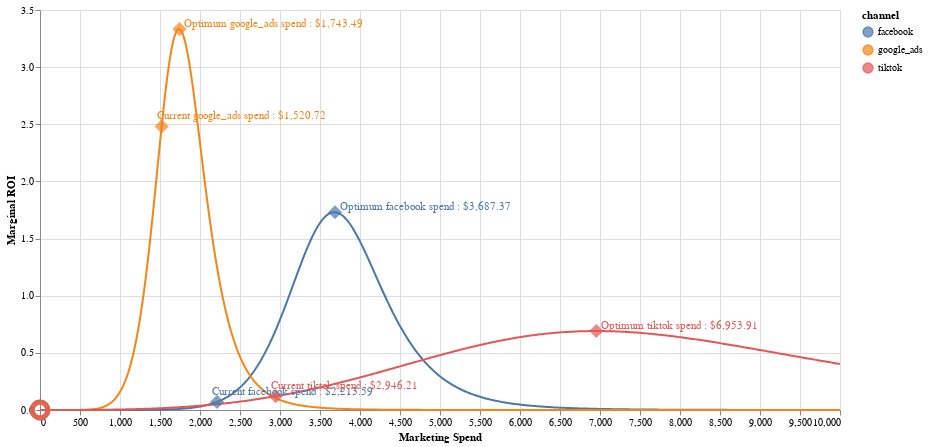

The notebook cell this image was saved under:
### Code cell
# Don't forget to call the created items!!!
chart = curves + opt_points + opt_labels + current_points + current_labels + fb_point + gg_point + tt_point
chart

### Figure 1 — Vega-Lite specification as saved in the notebook (floating-point values rounded to 4 significant figures; data arrays with more than 128 entries replaced by an {"elided": "..."} marker saying what was removed)
{"config": {"view": {"continuousWidth": 300, "continuousHeight": 300}}, "layer": [{"mark": {"type": "line"}, "encoding": {"color": {"field": "channel", "type": "nominal"}, "x": {"field": "spend", "title": "Marketing Spend", "type": "quantitative"}, "y": {"field": "sat_curve_pts", "title": "Marginal ROI", "type": "quantitative"}}}, {"mark": {"type": "point", "filled": true, "shape": "diamond", "size": 200}, "encoding": {"color": {"field": "channel", "type": "nominal"}, "tooltip": [{"field": "channel", "title": "Channel", "type": "nominal"}, {"field": "spend", "format": "$.2f", "title": "Spend", "type": "quantitative"}, {"field": "sat_curve_pts", "format": "$.2f", "title": "Marginal ROI", "type": "quantitative"}], "x": {"field": "spend", "type": "quantitative"}, "y": {"field": "sat_curve_pts", "type": "quantitative"}}, "transform": [{"window": [{"op": "max", "field": "sat_curve_pts", "as": "max_sat"}], "frame": [null, null], "groupby": ["channel"]}, {"filter": "(datum.sat_curve_pts === datum.max_sat)"}, {"calculate": "\"Optimum \" + datum.channel + \" spend : \" + format(datum.spend, \"$,.2f\")", "as": "label_text"}]}, {"mark": {"type": "text", "align": "left", "dx": 5, "dy": -5}, "encoding": {"color": {"field": "channel", "type": "nominal"}, "text": {"field": "label_text", "type": "nominal"}, "tooltip": [{"field": "channel", "title": "Channel", "type": "nominal"}, {"field": "spend", "format": "$.2f", "title": "Spend", "type": "quantitative"}, {"field": "sat_curve_pts", "format": "$.2f", "title": "Marginal ROI", "type": "quantitative"}], "x": {"field": "spend", "type": "quantitative"}, "y": {"field": "sat_curve_pts", "type": "quantitative"}}, "transform": [{"window": [{"op": "max", "field": "sat_curve_pts", "as": "max_sat"}], "frame": [null, null], "groupby": ["channel"]}, {"filter": "(datum.sat_curve_pts === datum.max_sat)"}, {"calculate": "\"Optimum \" + datum.channel + \" spend : \" + format(datum.spend, \"$,.2f\")", "as": "label_text"}]}, {"data": {"name": "data-747ad814290c60273d926a1048519e43"}, "mark": {"type": "point", "filled": true, "shape": "diamond", "size": 200}, "encoding": {"color": {"field": "channel", "type": "nominal"}, "tooltip": [{"field": "channel", "title": "Channel", "type": "nominal"}, {"field": "spend", "format": "$.2f", "title": "Spend", "type": "quantitative"}, {"field": "sat_curve_pts", "format": "$.2f", "title": "Marginal ROI", "type": "quantitative"}], "x": {"field": "spend", "type": "quantitative"}, "y": {"field": "sat_curve_pts", "type": "quantitative"}}, "transform": [{"calculate": "\"Current \" + datum.channel + \" spend : \" + format(datum.spend, \"$,.2f\")", "as": "label_text"}]}, {"data": {"name": "data-747ad814290c60273d926a1048519e43"}, "mark": {"type": "text", "align": "left", "dx": -5, "dy": -10}, "encoding": {"color": {"field": "channel", "type": "nominal"}, "text": {"field": "label_text", "type": "nominal"}, "tooltip": [{"field": "channel", "title": "Channel", "type": "nominal"}, {"field": "spend", "format": "$.2f", "title": "Spend", "type": "quantitative"}, {"field": "sat_curve_pts", "format": "$.2f", "title": "Marginal ROI", "type": "quantitative"}], "x": {"field": "spend", "type": "quantitative"}, "y": {"field": "sat_curve_pts", "type": "quantitative"}}, "transform": [{"calculate": "\"Current \" + datum.channel + \" spend : \" + format(datum.spend, \"$,.2f\")", "as": "label_text"}]}, {"data": {"name": "data-23fe7678c046800f1adfc9c9e5428fc9"}, "mark": {"type": "point", "filled": false, "size": 250, "strokeWidth": 5}, "encoding": {"color": {"field": "channel", "type": "nominal"}, "tooltip": [{"field": "channel", "title": "Channel", "type": "nominal"}, {"field": "spend", "format": "$.2f", "title": "Spend", "type": "quantitative"}, {"field": "sat_curve_pts", "format": "$.2f", "title": "Marginal ROI", "type": "quantitative"}], "x": {"field": "spend", "type": "quantitative"}, "y": {"field": "sat_curve_pts", "type": "quantitative"}}, "transform": [{"filter": "datum.channel == 'facebook'"}, {"calculate": "fb_budget", "as": "budget_value"}, {"calculate": "abs(datum.spend - datum.budget_value)", "as": "dist"}, {"window": [{"op": "rank", "as": "rank"}], "sort": [{"field": "dist", "order": "ascending"}]}, {"filter": "datum.rank == 1"}]}, {"data": {"name": "data-23fe7678c046800f1adfc9c9e5428fc9"}, "mark": {"type": "point", "filled": false, "size": 250, "strokeWidth": 5}, "encoding": {"color": {"field": "channel", "type": "nominal"}, "tooltip": [{"field": "channel", "title": "Channel", "type": "nominal"}, {"field": "spend", "format": "$.2f", "title": "Spend", "type": "quantitative"}, {"field": "sat_curve_pts", "format": "$.2f", "title": "Marginal ROI", "type": "quantitative"}], "x": {"field": "spend", "type": "quantitative"}, "y": {"field": "sat_curve_pts", "type": "quantitative"}}, "transform": [{"filter": "datum.channel == 'google_ads'"}, {"calculate": "gg_budget", "as": "budget_value"}, {"calculate": "abs(datum.spend - datum.budget_value)", "as": "dist"}, {"window": [{"op": "rank", "as": "rank"}], "sort": [{"field": "dist", "order": "ascending"}]}, {"filter": "datum.rank == 1"}]}, {"data": {"name": "data-23fe7678c046800f1adfc9c9e5428fc9"}, "mark": {"type": "point", "filled": false, "size": 250, "strokeWidth": 5}, "encoding": {"color": {"field": "channel", "type": "nominal"}, "tooltip": [{"field": "channel", "title": "Channel", "type": "nominal"}, {"field": "spend", "format": "$.2f", "title": "Spend", "type": "quantitative"}, {"field": "sat_curve_pts", "format": "$.2f", "title": "Marginal ROI", "type": "quantitative"}], "x": {"field": "spend", "type": "quantitative"}, "y": {"field": "sat_curve_pts", "type": "quantitative"}}, "transform": [{"filter": "datum.channel == 'tiktok'"}, {"calculate": "tt_budget", "as": "budget_value"}, {"calculate": "abs(datum.spend - datum.budget_value)", "as": "dist"}, {"window": [{"op": "rank", "as": "rank"}], "sort": [{"field": "dist", "order": "ascending"}]}, {"filter": "datum.rank == 1"}]}], "data": {"name": "data-23fe7678c046800f1adfc9c9e5428fc9"}, "height": 400, "params": [{"name": "fb_budget", "bind": {"input": "range", "max": 10000, "min": 0, "name": "Facebook Budget    ", "step": 100}, "value": 0}, {"name": "gg_budget", "bind": {"input": "range", "max": 10000, "min": 0, "name": "Google Ads Budget    ", "step": 100}, "value": 0}, {"name": "tt_budget", "bind": {"input": "range", "max": 10000, "min": 0, "name": "TikTok Budget    ", "step": 100}, "value": 0}], "width": 800, "$schema": "https://vega.github.io/schema/vega-lite/v5.20.1.json", "datasets": {"data-23fe7678c046800f1adfc9c9e5428fc9": {"elided": "1500 records"}, "data-747ad814290c60273d926a1048519e43": [{"index": 0, "channel": "facebook", "adstock_shape": 0.5, "adstock_scale": 0.9, "saturation_alpha": 2026.0, "saturation_gamma": 9.6, "coefs": 2682.0, "immediate_effect": 0.5387, "spend": 2214.0, "sat_curve_pts": 0.07098}, {"index": 1, "channel": "google_ads", "adstock_shape": 0.5, "adstock_scale": 0.9, "saturation_alpha": 961.8, "saturation_gamma": 8.6, "coefs": 2731.0, "immediate_effect": 0.5387, "spend": 1521.0, "sat_curve_pts": 2.481}, {"index": 2, "channel": "tiktok", "adstock_shape": 0.5, "adstock_scale": 0.9, "saturation_alpha": 4228.0, "saturation_gamma": 4.1, "coefs": 4981.0, "immediate_effect": 0.5387, "spend": 2946.0, "sat_curve_pts": 0.1204}]}}
